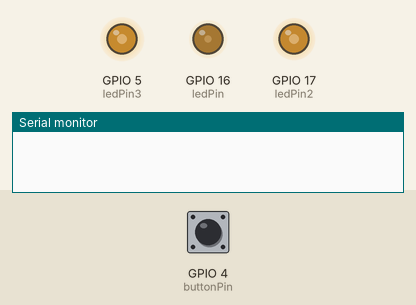
Bench run of a sketch on a simulated ESP32. On the bench: output pins drawn as LEDs (lit = HIGH), the last lines printed to the serial monitor. The inputs (shaded band) are chosen by the test bench; at power-on: GPIO 4 (buttonPin) LOW. EEPROM starts erased.

Above: at 1.25 s.
1.3 s: GPIO 4 (buttonPin) pulled HIGH for 0.15 s
At 2.3 s:
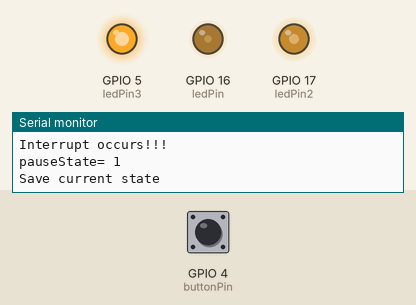
2.9 s: GPIO 4 (buttonPin) pulled HIGH for 1 s
At 3.65 s:
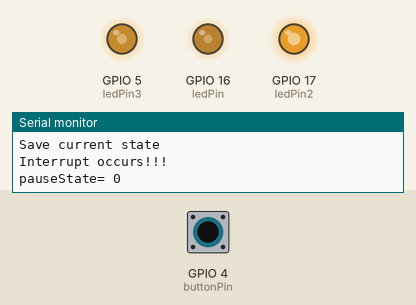
At 4.25 s:
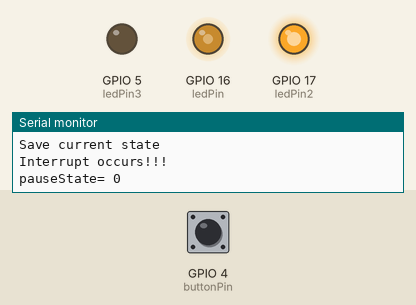
Timing chart, 0 to 24.7 s (numbered marks = the images above; inputs shaded):
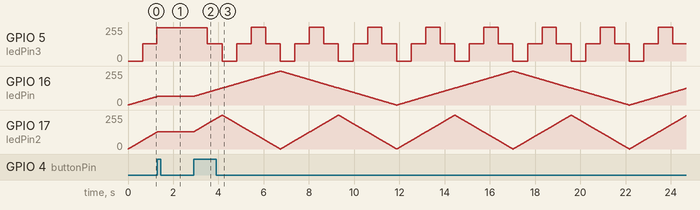

The sketch:

esp32-pwm-multichann-eeprom.ino
```cpp
/* remember the last state to eeprom
 *  pause-switch using interrupt
 *  debouncing.. for both times press and release
 *  choi
 */

#include <EEPROM.h>       // lib to read and write from flash memory

// the number of the LED pin
const int ledPin = 16;    // 16 corresponds to GPIO16
const int ledPin2 = 17;  // 17 corresponds to GPIO17
const int ledPin3 = 5;   // 5 corresponds to GPIO5
const int buttonPin = 4;  // the number of the pushbutton pin
const int debTime = 500;   // debouncing time

// setting PWM properties
const int freq = 5000;
const int ledChannel = 0;
const int ledChannel1 = 1;
const int ledChannel2 = 2;
const int resolution = 8;
int pauseState = 0;
boolean inHandler = false; // semaphore
unsigned long startDeb = millis();  // debouncing time

// interrupt handler
void IRAM_ATTR detectButt() {
    Serial.println("Interrupt occurs!!!");
    // remove glitch
    if (inHandler) return; // if already in handler
    inHandler = true;   // set semaphore
    if (millis() - startDeb > debTime) {  // remove bounce
        startDeb = millis();
        pauseState ^= 1; // toggle flag
        Serial.println("pauseState= " + String(pauseState));
    }
    inHandler = false;
}

void setup() {
    Serial.begin(115200);
// initialize EEPROM with predefined size
    EEPROM.begin(8);
// configure LED PWM functionalitites
    ledcSetup(ledChannel, freq, resolution);
// attach the channel to the GPIOs
    ledcAttachPin(ledPin, ledChannel);
    ledcAttachPin(ledPin2, ledChannel1);
    ledcAttachPin(ledPin3, ledChannel2);
// initialize the pushbutton pin as an input
    pinMode(buttonPin, INPUT);
// Set motionSensor pin as interrupt, assign interrupt function and set RISING mode
    attachInterrupt(digitalPinToInterrupt(buttonPin), detectButt, RISING);
}

void loop(){
    int i = 0, j = 0, id = 1, k = 0, jd = 1, kd = 1;
    // check if there is previous state
    if (EEPROM.read(0) == 0xAA & EEPROM.read(1) == 0x55) {
        i = EEPROM.read(2);
        j = EEPROM.read(3);
        k = EEPROM.read(4);
        id = EEPROM.read(5);
        jd = EEPROM.read(6);
        kd = EEPROM.read(7);
    }

    for( ; ; ) {
        // changing the LED brightness with PWM
        ledcWrite(ledChannel, i/4);
        if ((i += id) >= 1024) id = -1, i = 1023;
        else if (i < 0) id = 1, i = 0;
        ledcWrite(ledChannel1, j/2);
        if ((j += jd) >= 512) jd = -1, j = 511;
        else if (j < 0) jd = 1, j = 0;
        ledcWrite(ledChannel2, k);
        if ((k += kd) >= 256) kd = -1, k = 255;
        else if (k < 0) kd = 1, k = 0;
        // check pause-flag
        if (pauseState) {
            // save current state into flash
            Serial.println("Save current state");
            EEPROM.write(0, 0xAA);
            EEPROM.write(1, 0x55);
            EEPROM.write(2, i);
            EEPROM.write(3, j);
            EEPROM.write(4, k);
            EEPROM.write(5, id);
            EEPROM.write(6, jd);
            EEPROM.write(7, kd);
            EEPROM.commit();
            while(pauseState) delay(5); // wait breaking pause
        }
        else delay(5);
    }
}
```

Measured:
- after the input at 1.3 s, GPIO 16 (ledPin): stays 64/255 (without the input it goes to 65/255 after 0.01 s); GPIO 17 (ledPin2): stays 128/255 (without the input it goes to 129/255 after 0.01 s)
